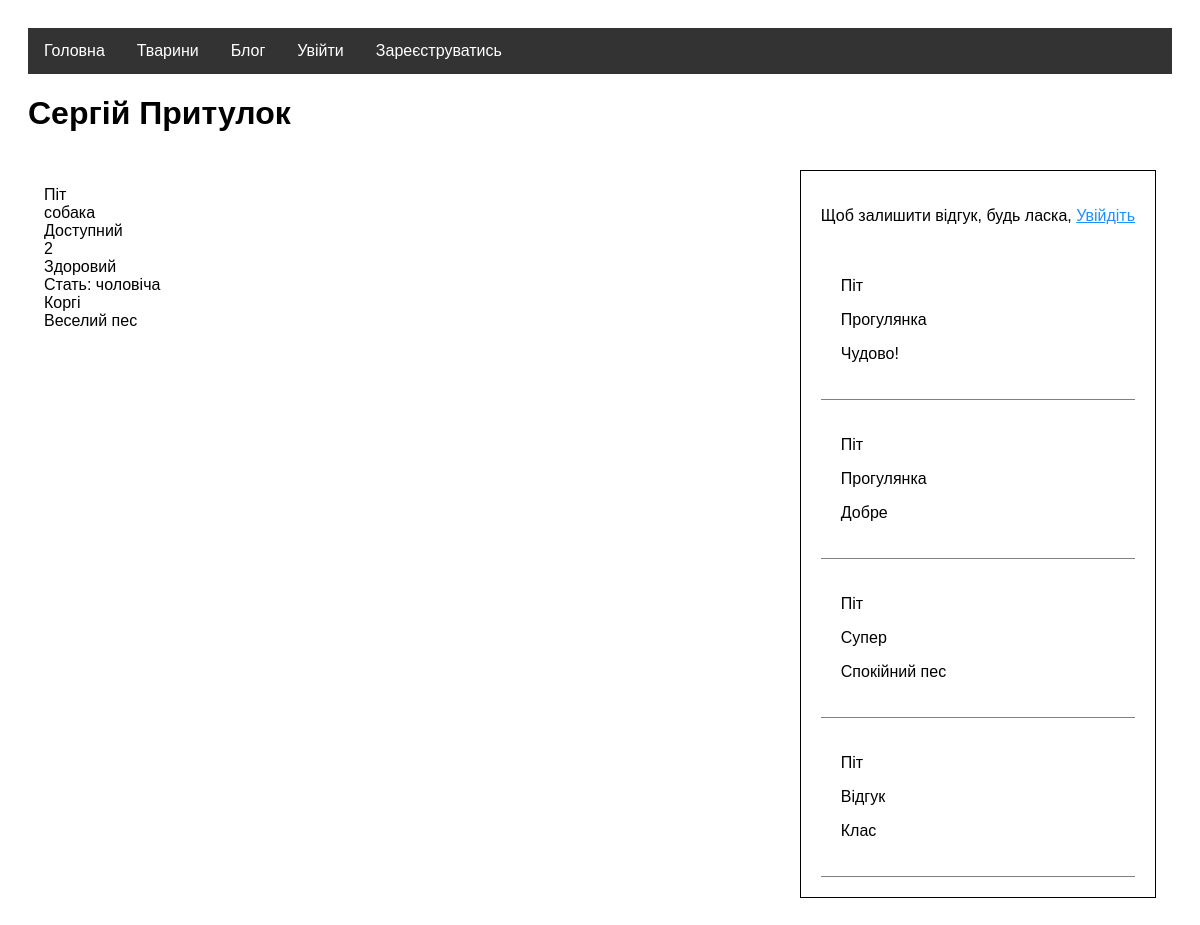
The app's page /animals/1, older data.
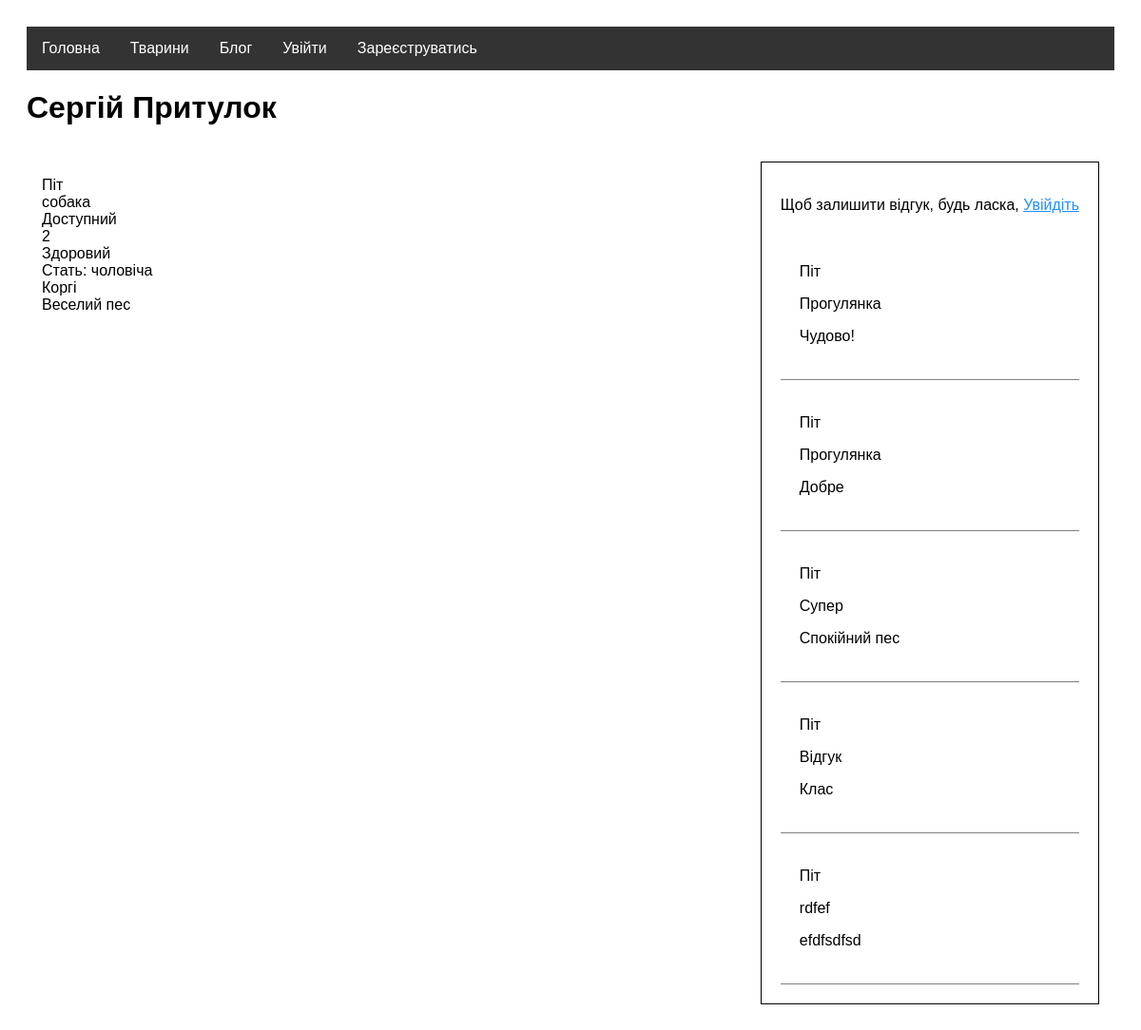
The same page, newer data.
### animals/models.py (models this page shows, shortened)
class Feedback(models.Model):
    title = models.CharField(max_length=100)
    text = models.TextField()
    user_id = models.ForeignKey(User, on_delete=models.CASCADE)
    animal_id = models.ForeignKey(Animal, on_delete=models.CASCADE)

class Animal(models.Model):
    name = models.CharField(max_length=100)
    sex = models.BooleanField()
    age = models.IntegerField()
    breed = models.CharField(max_length=200)
    availability = models.BooleanField()
    description = models.TextField()
    healthy = models.BooleanField()
    animal_type = models.ForeignKey(AnimalType, on_delete=models.CASCADE)

### animals/views.py (the view)
# urls.py: path('<int:animal_id>', views.get_animal, name='get_animal'),
def get_animal(request, animal_id):
    if request.method == 'POST':
        if request.user.is_authenticated:
            form = FeedbackForm(request.POST)
            feedback = form.save(commit=False)
            feedback.user_id_id = request.user.id
            feedback.animal_id_id = animal_id
            feedback.save()
            return redirect("/animals/feedbacks")
        else:
            return redirect("/login")
    else:
        animal = animals.models.Animal.objects.get(id=animal_id)
        animal_feedbacks = animals.models.Feedback.objects.all().filter(animal_id_id=animal_id)
    return render(request, 'animals/animal.html',
                  {"animal": animal, "animal_feedbacks": animal_feedbacks, 'feedback_from': FeedbackForm()})

### templates/animals/animal.html (shortened to what this page needs)
{% extends 'base.html' %}
{% block content %}
    <div class="main-page">
        <div class="container">
            <div class="animals">
                <div class="animal">
                    <p>
                        {{ animal.name }} </br>
                        {{ animal.animal_type.type }} </br>
                        {% if animal.availability %}
                            Доступний
                        {% else %}
                            Недоступний
                        {% endif %} </br>
                        {{ animal.age }} </br>
                        {% if animal.healthy %}
                            Здоровий
                        {% else %}
                            Має вади
                        {% endif %} </br>
                        {% if animal.sex %}
                            Стать: чоловіча
                        {% else %}
                            Стать: жіноча
                        {% endif %} </br>
                        {{ animal.breed }} </br>
                        {{ animal.description }} </br>
                    </p>
                </div>
            </div>
            <div class="feedbacks">
                {% if user.is_authenticated %}
                    <form method="POST">
                        {% csrf_token %}
                        <label for="feedback">Відгук: </label>
                        {{ feedback_from }}
                        <input type="submit" value="Надіслати">
                    </form>
                {% else %}
                    <div>
                        <p>
                            Щоб залишити відгук, будь ласка, <a href="/login">Увійдіть</a>
                        </p>
                    </div>
                {% endif %}
                {% for feedback in animal_feedbacks %}
                    <div class="feedback">
                        <p>{{ feedback.animal_id.name }}</p>
                        <p>{{ feedback.title }}</p>
                        <p>{{ feedback.text }}</p>
                    </div>
                {% endfor %}
            </div>
        </div>
    </div>
{% endblock %}

Row changes from the older to the newer data that the page shows:
added Feedback: animal_id.name "Піт", title "rdfef", text "efdfsdfsd"
